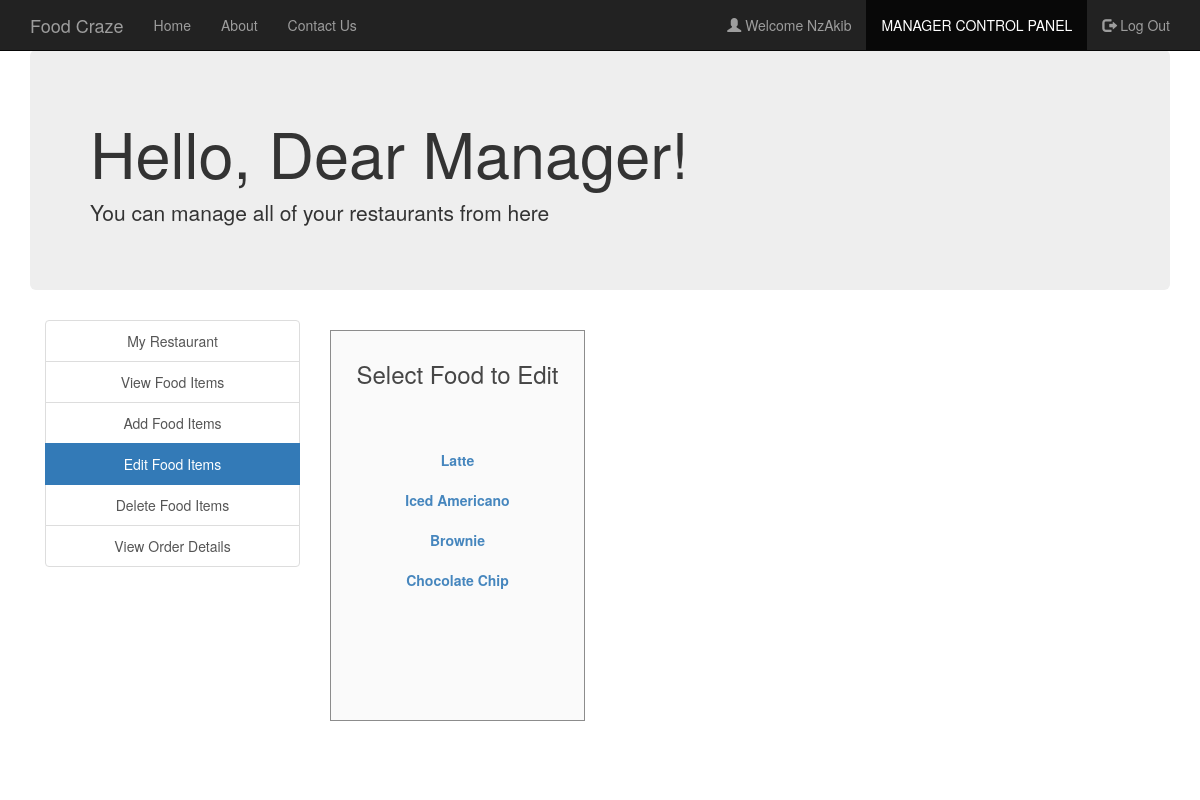
/edit_food_items.php (signed in), run on the app's committed database.
### tables this page shows
CREATE TABLE `manager` (
  `username` varchar(30) NOT NULL,
  `fullname` varchar(30) NOT NULL,
  `email` varchar(30) NOT NULL,
  `contact` varchar(30) NOT NULL,
  `address` varchar(50) NOT NULL,
  `password` varchar(30) NOT NULL
);

CREATE TABLE `food` (
  `F_ID` int(30) NOT NULL,
  `name` varchar(30) NOT NULL,
  `price` int(30) NOT NULL,
  `description` varchar(200) NOT NULL,
  `R_ID` int(30) NOT NULL,
  `images_path` varchar(200) NOT NULL,
  `options` varchar(10) NOT NULL DEFAULT 'ENABLE'
);

### session_m.php (called while the page is built, shortened)
<?php
$conn = Connect();
$user_check=$_SESSION['login_user1'];
$query = "SELECT username FROM MANAGER WHERE username = '$user_check'";
$ses_sql = mysqli_query($conn, $query);
$row = mysqli_fetch_assoc($ses_sql);
$login_session =$row['username'];
?>

### edit_food_items.php (the view, shortened to what this page needs)
<?php
include('session_m.php');
?>
<!DOCTYPE html>
<html>
  <head>
  </head>
  <link rel="stylesheet" type = "text/css" href ="css/edit_food_items.css">
  <link rel="stylesheet" type = "text/css" href ="css/bootstrap.min.css">
  <link rel="stylesheet" href="https://maxcdn.bootstrapcdn.com/bootstrap/3.4.0/css/bootstrap.min.css">
  <body>
    <nav class="navbar navbar-inverse navbar-fixed-top navigation-clean-search" role="navigation">
      <div class="container">
        <div class="navbar-header">
          <a class="navbar-brand" href="index.php">Food Craze</a>
        </div>
        <div class="collapse navbar-collapse " id="myNavbar">
          <ul class="nav navbar-nav">
            <li><a href="index.php">Home</a></li>
            <li><a href="aboutus.php">About</a></li>
            <li><a href="contactus.php">Contact Us</a></li>
          </ul>
          <ul class="nav navbar-nav navbar-right">
            <li><a href="#"><span class="glyphicon glyphicon-user"></span> Welcome <?php echo $login_session; ?> </a></li>
            <li class="active"> <a href="managerlogin.php">MANAGER CONTROL PANEL</a></li>
            <li><a href="logout_m.php"><span class="glyphicon glyphicon-log-out"></span> Log Out </a></li>
          </ul>
        </div>
      </div>
    </nav>
<div class="container">
    <div class="jumbotron">
     <h1>Hello, Dear Manager! </h1>
     <p> You can manage all of your restaurants from here</p>
    </div>
    </div>
<div class="container">
    	<div class="col-xs-3" style="text-align: center;">
    	<div class="list-group">
    		<a href="myrestaurant.php" class="list-group-item ">My Restaurant</a>
    		<a href="view_food_items.php" class="list-group-item ">View Food Items</a>
    		<a href="add_food_items.php" class="list-group-item ">Add Food Items</a>
    		<a href="edit_food_items.php" class="list-group-item active">Edit Food Items</a>
    		<a href="delete_food_items.php" class="list-group-item ">Delete Food Items</a>
        <a href="view_order_details.php" class="list-group-item ">View Order Details</a>
    	</div>
    </div>
<div class="col-xs-3">
  <div class="form-area" style="padding: 10px 10px 110px 10px; ">
    <div style="text-align: center;">
      <h3>Select Food to Edit <br><br><br></h3>
    </div>
    <?php
    $query = mysqli_query($conn, "SELECT * FROM food f WHERE f.R_ID IN (SELECT r.R_ID FROM RESTAURANTS r WHERE r.M_ID='$user_check') ORDER BY F_ID");
    while ($row = mysqli_fetch_array($query)) {
      ?>
      <div class="list-group" style="text-align: center;">
        <?php
      echo "<b><a href='edit_food_items.php?update= {$row['F_ID']}'>{$row['name']}</a></b>";
        ?>
      </div>
    <?php
    }
    ?>
  </div>
</div>
</div>
  </body>
<br>
</html>

### css/edit_food_items.css (style rules this page uses)
body,html { height: 100%; }
body { padding-top: 50px; background-image: url('headerimg2.jpg'); background-repeat: repeat; background-size: 100%; }
.form-area { background-color: #FAFAFA; padding: 10px 40px 60px; margin: 10px 0px 60px; border: 1px solid GREY; opacity:0.9; }

### data on the page
manager: username "NzAkib"
food: name "Latte"
food: name "Iced Americano"
food: name "Brownie"
food: name "Chocolate Chip"
